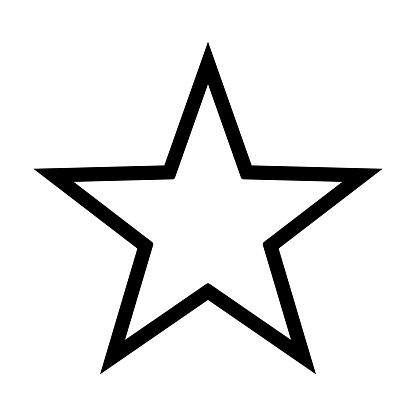
#> input picture tphu/shapes/star.jpg, 416 x 416 px, given in place of the camera
$ python huMomentsGenerator.py
#> lines starting #> are read from the running program, lines starting #| are printed output that depends on the picture; after the words box and inside, x2 and y2 are one past the last pixel; in counts of white or black regions, pixels touching at a corner belong together
import os
import csv
import cv2 as cv

WEBCAM_ID = 1

def get_binary_image(image, value):
    gray_image = cv.cvtColor(image, cv.COLOR_BGR2GRAY)
    _, thresh = cv.threshold(gray_image, value, 255, cv.THRESH_BINARY)
    return thresh

def denoise_image(binary_image, radius):
    kernel = cv.getStructuringElement(cv.MORPH_ELLIPSE, (radius, radius))
    opening = cv.morphologyEx(binary_image, cv.MORPH_OPEN, kernel)
    return cv.morphologyEx(opening, cv.MORPH_CLOSE, kernel)

def get_second_largest_contour(contours):
    if len(contours) > 1:
        sorted_contours = sorted(contours, key=cv.contourArea, reverse=True)
        return sorted_contours[1]
    return None

def save_hu_moments(contour, label):
    output_folder = os.path.join(os.path.dirname(__file__), 'data')
    os.makedirs(output_folder, exist_ok=True)
    output_path = os.path.join(output_folder, 'huMoments.csv')

    header_exists = os.path.exists(output_path)
    with open(output_path, 'a', newline='') as file:
        writer = csv.writer(file)

        if not header_exists:
            writer.writerow(['label', 'hu_moments'])

        hu_moments = cv.HuMoments(cv.moments(contour)).flatten()
        formatted_hu_moments = ', '.join(f'{val}' for val in hu_moments)
        writer.writerow([label, f'[{formatted_hu_moments}]'])
        print(f"HuMoments with label {label} have been saved.")

def main():
    window_name = 'Image Processing'
    cv.namedWindow(window_name, cv.WINDOW_KEEPRATIO)
    cv.resizeWindow(window_name, 1200, 674)

    denoise_trackbar_name = 'Denoise Level'
    cv.createTrackbar(denoise_trackbar_name, window_name, 1, 7, lambda a: None)

    binary_trackbar_name = 'Binary Threshold'
    cv.createTrackbar(binary_trackbar_name, window_name, 0, 255, lambda a: None)

    contour_size_trackbar_name = 'Contour Size'
    cv.createTrackbar(contour_size_trackbar_name, window_name, 2500, 50000, lambda a: None)

    webcam = cv.VideoCapture(WEBCAM_ID)

    while True:
        binary_value = cv.getTrackbarPos(binary_trackbar_name, window_name)
        radius = cv.getTrackbarPos(denoise_trackbar_name, window_name)

        _, original_image = webcam.read()
#> original_image is the input picture: shape (416, 416, 3); min 0, max 255, mean 230.8
        original_image = cv.flip(original_image, 1)

        binary_image = get_binary_image(original_image, binary_value)
#> in get_binary_image, `_, thresh = cv.threshold(gray_image, value, 255, cv.THRESH_BINARY)`:
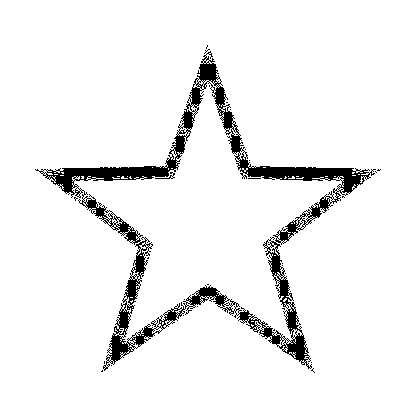
#> thresh: shape (416, 416); 93.8% white; 34 black regions (32 under 20 px)
        denoised_image = denoise_image(binary_image, radius)
        cv.imshow(window_name, denoised_image)

        contours, _ = cv.findContours(denoised_image, cv.RETR_TREE, cv.CHAIN_APPROX_NONE)
#> contours = 1071 contours, 1019 with area under 20; largest, box (x1, y1, x2, y2) and area: (0, 0, 416, 416) 172225, (44, 134, 187, 197) 2080, (235, 152, 371, 194) 1876, (185, 285, 228, 308) 430, (282, 332, 310, 363) 411
        second_largest_contour = get_second_largest_contour(contours)
#> in get_second_largest_contour, `sorted_contours = sorted(contours, key=cv.contourArea, reverse=True)`: sorted_contours has the same summary as contours in main
#> second_largest_contour = contour of 567 points, box (x1, y1, x2, y2) (44, 134, 187, 197), area 2080

        if second_largest_contour is not None:
            cv.drawContours(original_image, [second_largest_contour], -1, (255, 0, 255), 3)
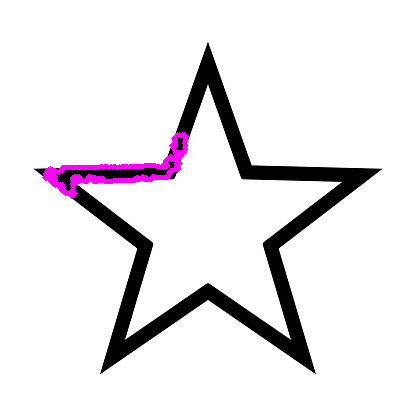
#> original_image: shape (416, 416, 3); mean B, G, R 233, 229.9, 233
            cv.imshow(window_name, original_image)

            key = cv.waitKey(10)
#> (key x is pressed here)

            if key == ord('k'):
                label = input("Enter the label (1, 2, 3, etc.): ")
                save_hu_moments(second_largest_contour, label)
            elif key == ord('x'):
                break

    cv.destroyAllWindows()

if __name__ == "__main__":
    main()
